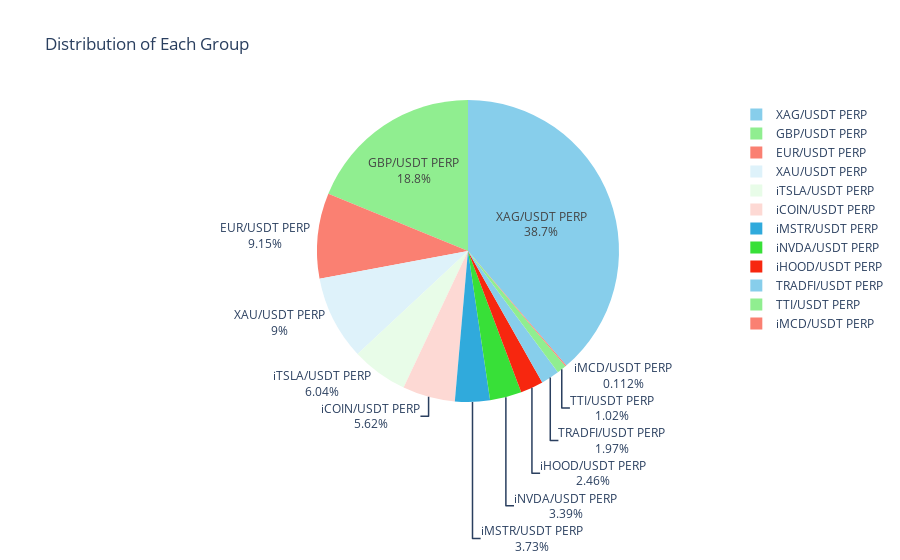

Here is the notebook cell this chart was saved with:
### Code cell
import plotly.express as px
import plotly.graph_objects as go

def analyze_and_visualize(df):

    # Count unique order hashes
    unique_order_hashes = df['orderHash'].unique()
    count_unique_order_hashes = len(unique_order_hashes)

    print("Nombre de orderHash uniques :", count_unique_order_hashes)

    # Group data by 'ticker' and count occurrences
    grouped_data = df['ticker'].value_counts()

    # Plot pie chart using Plotly
    fig = px.pie(
        names=grouped_data.index,
        values=grouped_data.values,
        title='Distribution of Each Group',
        color_discrete_sequence=['skyblue', 'lightgreen', 'salmon']
    )
    # Update the trace to show percentages
    fig.update_traces(textinfo='label+percent', showlegend=True)
    fig.show()

    # Calculate gas estimation
    gas = count_unique_order_hashes / 2 * 0.00005088
    print("Gas estimé :", gas)

    return gas

# Assuming `df_futures` and `df_spot` are your DataFrames
gas_fut = analyze_and_visualize(df_futures)
#gas_spot = analyze_and_visualize(df_spot)

### Figure 1 — Plotly figure (JSON) as saved in the notebook; plotly's stock layout.template omitted (floating-point values rounded to 4 significant figures)
{"data": [{"domain": {"x": [0, 1], "y": [0, 1]}, "hovertemplate": "label=%{label}<br>value=%{value}<extra></extra>", "labels": ["XAG/USDT PERP", "GBP/USDT PERP", "EUR/USDT PERP", "XAU/USDT PERP", "iTSLA/USDT PERP", "iCOIN/USDT PERP", "iMSTR/USDT PERP", "iNVDA/USDT PERP", "iHOOD/USDT PERP", "TRADFI/USDT PERP", "TTI/USDT PERP", "iMCD/USDT PERP"], "legendgroup": "", "name": "", "showlegend": true, "textinfo": "label+percent", "type": "pie", "values": [5550, 2695, 1311, 1290, 866, 806, 535, 486, 352, 282, 146, 16]}], "layout": {"legend": {"tracegroupgap": 0}, "piecolorway": ["skyblue", "lightgreen", "salmon"], "title": {"text": "Distribution of Each Group"}}}
